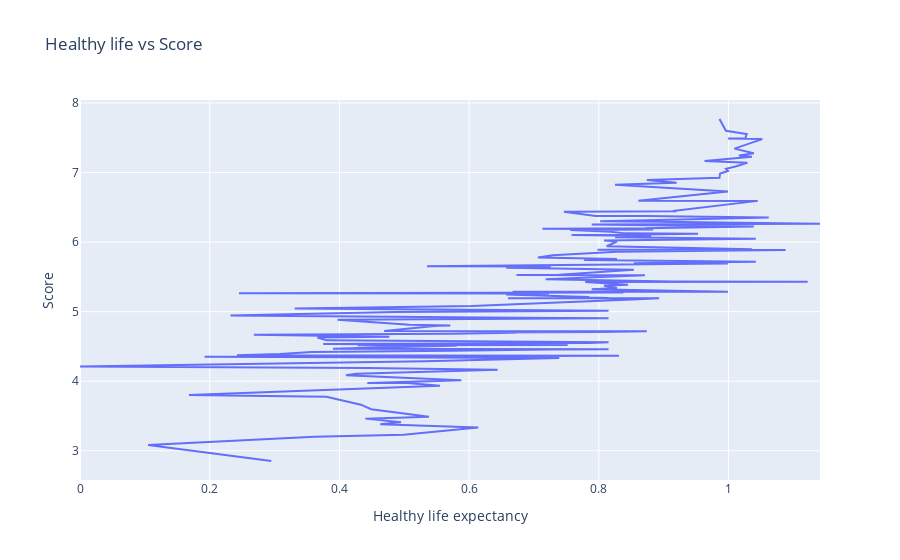

Here is the notebook cell this chart was saved with:
### Code cell
fig = px.line(score_health, x="Healthy life expectancy", y="Score", title='Healthy life vs Score')
fig.show()

### Figure 1 — Plotly figure (JSON) as saved in the notebook; plotly's stock layout.template omitted (floating-point values rounded to 4 significant figures; data arrays with more than 128 entries replaced by an {"elided": "..."} marker saying what was removed)
{"data": [{"hovertemplate": "Healthy life expectancy=%{x}<br>Score=%{y}<extra></extra>", "legendgroup": "", "line": {"color": "#636efa", "dash": "solid"}, "mode": "lines", "name": "", "showlegend": false, "type": "scatter", "x": {"elided": "156 float values"}, "xaxis": "x", "y": {"elided": "156 float values"}, "yaxis": "y"}], "layout": {"legend": {"tracegroupgap": 0}, "title": {"text": "Healthy life vs Score"}, "xaxis": {"anchor": "y", "domain": [0, 1], "title": {"text": "Healthy life expectancy"}}, "yaxis": {"anchor": "x", "domain": [0, 1], "title": {"text": "Score"}}}}
